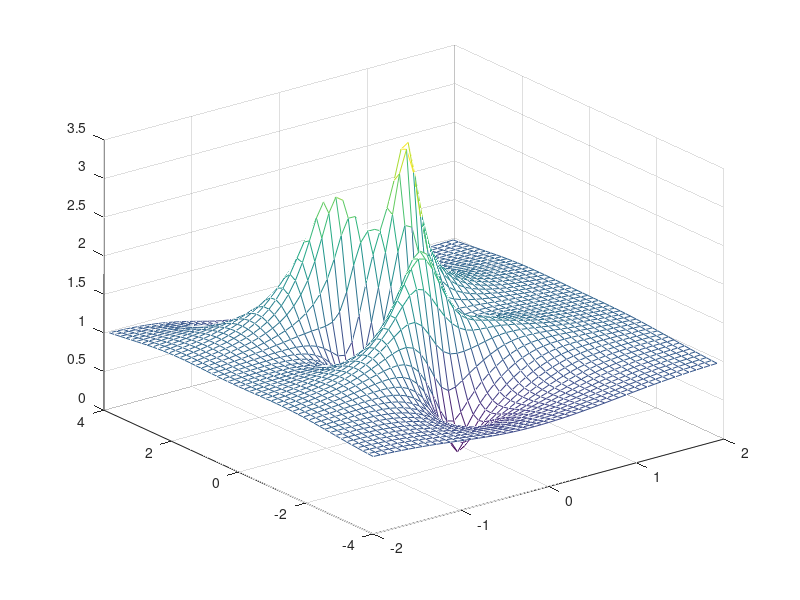
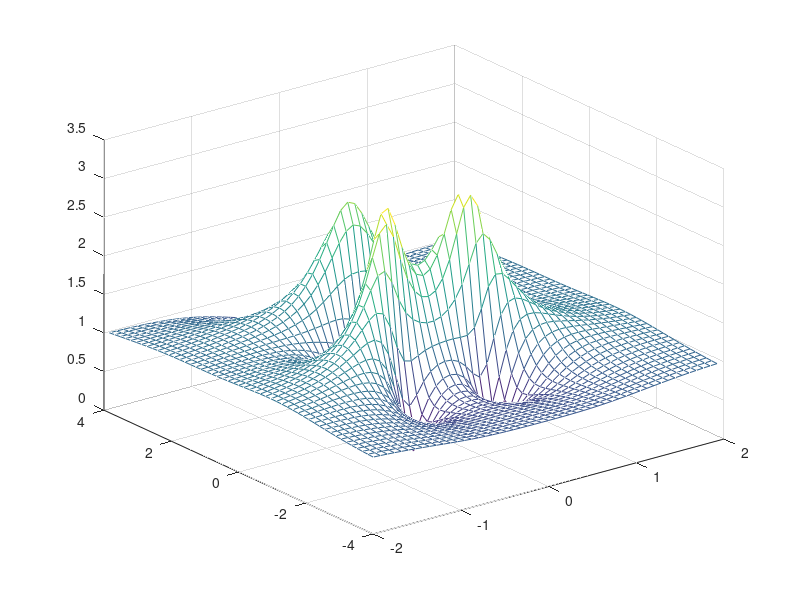
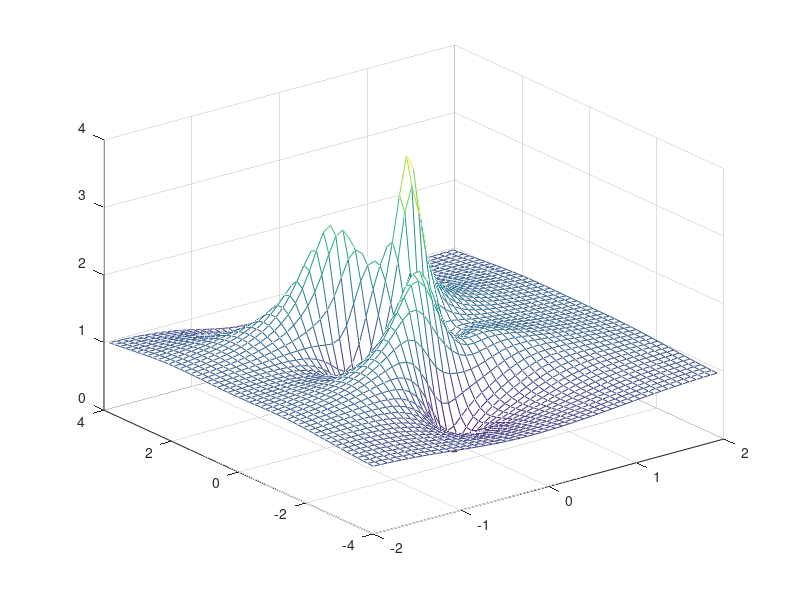
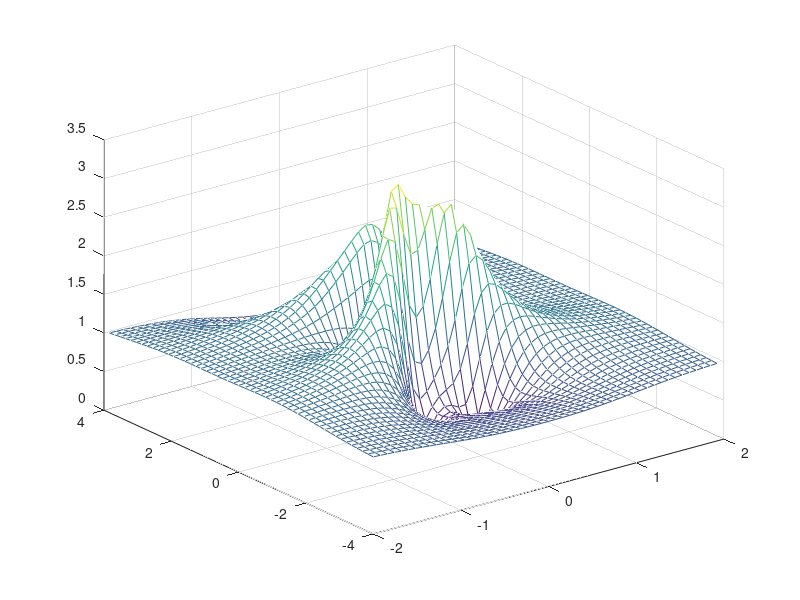

Recreate these plots in MATLAB, in order.
% 6/19/12 Andy Reagan
% Goal is to search the space of free parameters of general rogue wave
% solutions to the NLS. I'll be using analytical solutions from Ohta and Yang (2012)
% and searching the space using a "monte carlo" approach

% 2nd order

search=5; %number of points to include

radius=1; %radius of search

a=zeros(1,search); %store the values of the parameter choice

for q=1:search
    a3 = rand*exp(2*pi*i*rand);
    a(q) = a3;
    Z = zeros(50);
    for w = 1:50
        for j = 1:50
            X = 16*w/100-4;
            T = 8*j/100 - 2;
            Z(w,j) = 1+(24*((3*X - 6*X^2 + 4*X^3 - 2*X^4 - 48*T^2 + 48*X*T^2 - 48*X^2*T^2 - 160*T^4)+ i*T*(-12 + 12*X - 16*X^3 + 8*X^4 + 32*T^2 - 64*X*T^2 + 64*X^2*T^2 + 128*T^4)+ 6*a3*(1 - 2*X + X^2 - 4*i*T + 4*i*X*T - 4*T^2)+ 6*conj(a3)*(-X^2 + 4*i*X*T + 4*T^2 )))/((9 - 36*X + 72*X^2 - 72*X^3 + 72*X^4 - 48*X^5 + 16*X^6)+96*T^2*(3 + 3*X - 4*X^3 +2*X^4) + 384*T^4*(5 - 2*X+2*X^2)+1024*T^6 + 24*(a3+conj(a3))*(3*X^2 - 2*X^3 - 12*T^2 +24*X*T^2)+48*i*(a3 - conj(a3))*(3*T +6*X*T - 6*X^2*T + 8*T^3)+144*a3*conj(a3));    
        end
    end
    figure
    mesh(-2:8/100:2-8/100,-4:16/100:4-16/100,abs(Z))
end
